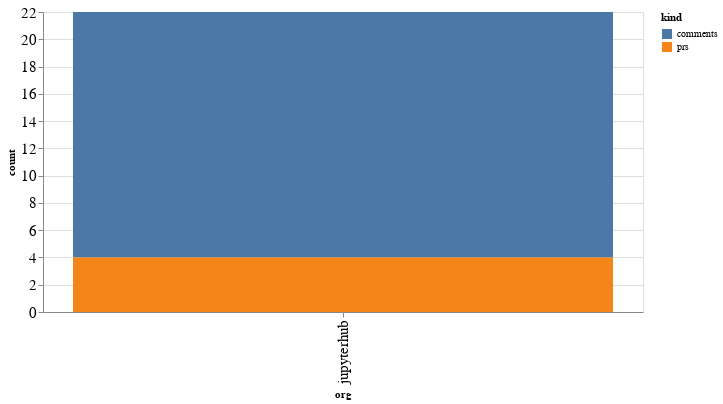

Notebook code for this chart:
### Code cell
alt.Chart(org_summaries, width=600).mark_bar().encode(
    x='org',
    y='count',
    color='kind',
    tooltip="org"
)

### Figure 1 — Vega-Lite specification as saved in the notebook (floating-point values rounded to 4 significant figures)
{"config": {"axisLeft": {"labelFontSize": 15}, "axisBottom": {"labelFontSize": 15}}, "data": {"name": "data-9bef3e945167c29f50a4f0cf143aba82"}, "mark": "bar", "encoding": {"color": {"type": "nominal", "field": "kind"}, "tooltip": {"type": "nominal", "field": "org"}, "x": {"type": "nominal", "field": "org"}, "y": {"type": "quantitative", "field": "count"}}, "width": 600, "$schema": "https://vega.github.io/schema/vega-lite/v4.8.1.json", "datasets": {"data-9bef3e945167c29f50a4f0cf143aba82": [{"org": "jupyterhub", "kind": "comments", "count": 18}, {"org": "jupyterhub", "kind": "prs", "count": 4}]}}
